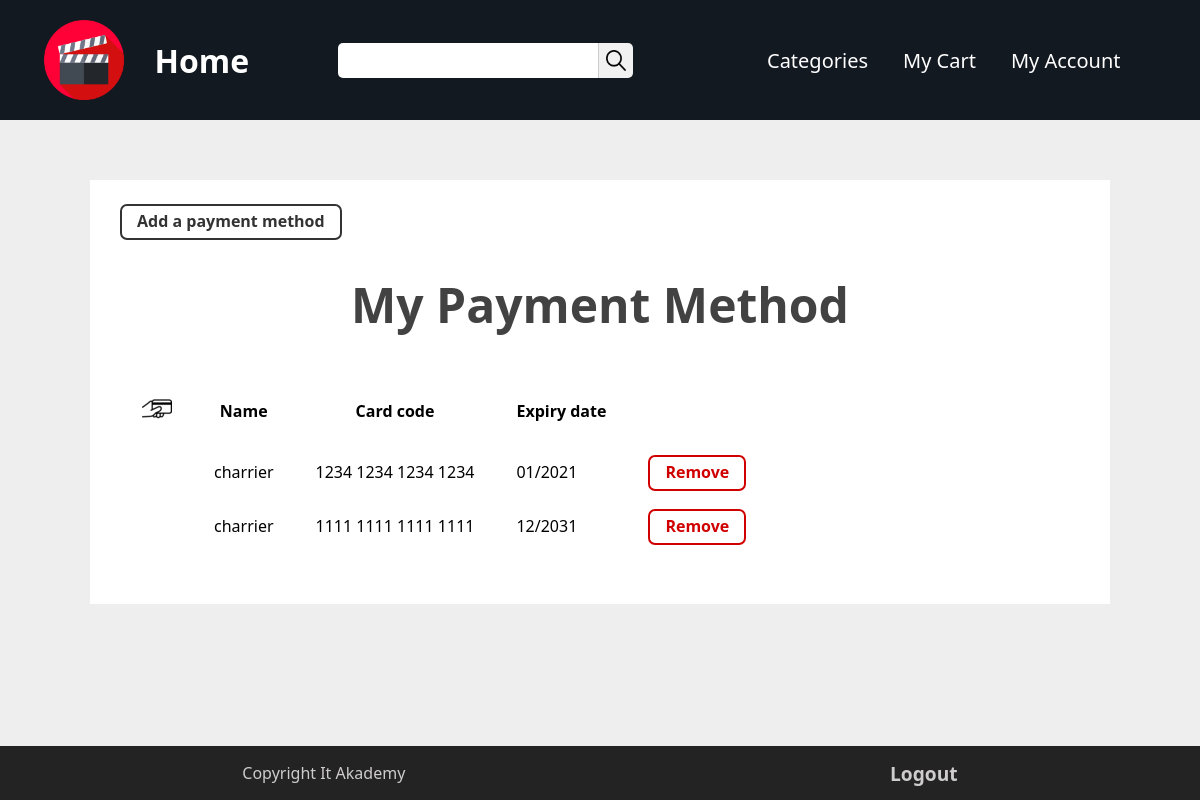
The app's page /mypaymentmethod (signed in) with its own data.
### tables this page shows
CREATE TABLE IF NOT EXISTS `payment_method` (
  `id` int(11) UNSIGNED NOT NULL AUTO_INCREMENT,
  `method` varchar(45) DEFAULT NULL,
  `value` varchar(45) DEFAULT NULL,
  `id_client` int(11) UNSIGNED NOT NULL,
  PRIMARY KEY (`id`),
  KEY `id_client` (`id_client`)
);

### controller/mypaymentmethod_controller.php (called while the page is built, shortened)
<?php
include_once '../model/paymentMethodManager.php';
$paymentMethodManager = new PaymentMethodManager();
$paymentsMethodByCard = $paymentMethodManager->getPaymentMethodbycardbyUserId();
foreach($paymentsMethodByCard as $key => $paymentMethodByCard) {
    $temp = explode("&", $paymentMethodByCard['value']);
    $paymentsMethodByCard[$key]['cardNumber'] = $temp[0];
    $paymentsMethodByCard[$key]['cardDate'] = $temp[1];
    $paymentsMethodByCard[$key]['cardName'] = $temp[2];
}
include '../view/view.php';

### model/manager.php (called while the page is built, shortened)
<?php
class Manager{
    public function __construct(){
        $dsn = 'mysql:host=localhost;dbname=ecom;charset=utf8';
        $user = 'root';
        $password = '';
        $option = [PDO::ATTR_ERRMODE => PDO::ERRMODE_EXCEPTION, PDO::ATTR_DEFAULT_FETCH_MODE => PDO::FETCH_ASSOC];
        try{
            $this->_pdo= new PDO($dsn, $user, $password, $option);
        }
        catch (Exception $e){
            die('Erreur : ' . $e->getMessage());
        }
    }
}

### model/paymentMethodManager.php (called while the page is built, shortened)
<?php
class PaymentMethodManager extends Manager{
    public function getPaymentMethodbyCardbyUserId(){
        $stmt = $this->_pdo->prepare(
            "SELECT * FROM payment_method
            WHERE id_client = :userId
            AND method = 'creditCard'
            AND value IS NOT NULL"
        );
        $stmt->bindValue(':userId', $_SESSION['user']['id']);
        try {
            $stmt->execute();
            return $stmt->fetchAll();
        } catch (Exception $e) {
            $this->_pdo->rollBack();
            throw $e;
        }
    }
}

### view/mypaymentmethod_view.php (the view, shortened to what this page needs)
<main>
    <div id="pageContent">
    <?php
        if(!isset($_GET['payment'])){
            print('<a href="/mypaymentmethod?payment=add" class="bt">Add a payment method</a>');
        }
    ?>
    <h2>My Payment Method</h2>
    <?php if(count($paymentsMethodByCard)){ ?>
    <table>
        <tr>
            <th><img src="../public/img/creditcard.png" alt="Credit Card"></th>
            <th>Name</th>
            <th>Card code</th>
            <th>Expiry date</th>
        </tr>
        <?php foreach ($paymentsMethodByCard as $paymentMethodByCard) { ?>
        <tr>
            <td>&nbsp;</td>
            <td><?= $paymentMethodByCard['cardName'] ?></td>
            <td><?= $paymentMethodByCard['cardNumber'] ?></td>
            <td><?= $paymentMethodByCard['cardDate'] ?></td>
            <td><a href="/mypaymentmethod?payment=remove&paymentMethodId=<?= $paymentMethodByCard['id'] ?>" class="btRed">Remove</a>
            </td>
        </tr>
        <?php } ?>
    </table>
    <?php } ?>
    </div>
</main>

### public/css/main.css (style rules this page uses)
body { min-height: 100vh; margin: 0; padding-top: 120px; padding-bottom: 120px; box-sizing: border-box; font-family: 'Segoe UI', Tahoma, Geneva, Verdana, sans-serif; background-color: #eeeeee; position: relative; }
#pageContent h2 { font-size: 3rem; color: rgb(66, 66, 66); text-align: center; }
.bt { height: 32px; margin-right: 7px; padding: 4px 15px 6px 15px; text-decoration: none; color: #333333; border: 2px solid #333333; border-radius: 7px; background-color: rgba(255, 255, 255, 0); font-family: 'Segoe UI', Tahoma, Geneva, Verdana, sans-serif; font-weight: 600; }
.btRed { height: 32px; margin-right: 7px; padding: 4px 15px 6px 15px; text-decoration: none; color: #d10000; border: 2px solid #d10000; border-radius: 7px; background-color: rgba(255, 255, 255, 0); font-family: 'Segoe UI', Tahoma, Geneva, Verdana, sans-serif; font-weight: 600; }

### public/css/paymentMethod.css (style rules this page uses)
main { display: flex; justify-content: center; }
#pageContent { margin: 60px; padding: 30px 30px 50px 30px; width: 80%; background-color: white; }
th, td { padding: 15px 20px; }

### records on screen
payment_method: cardName "charrier", cardNumber "1234 1234 1234 1234", cardDate "01/2021"
payment_method: cardName "charrier", cardNumber "1111 1111 1111 1111", cardDate "12/2031"
